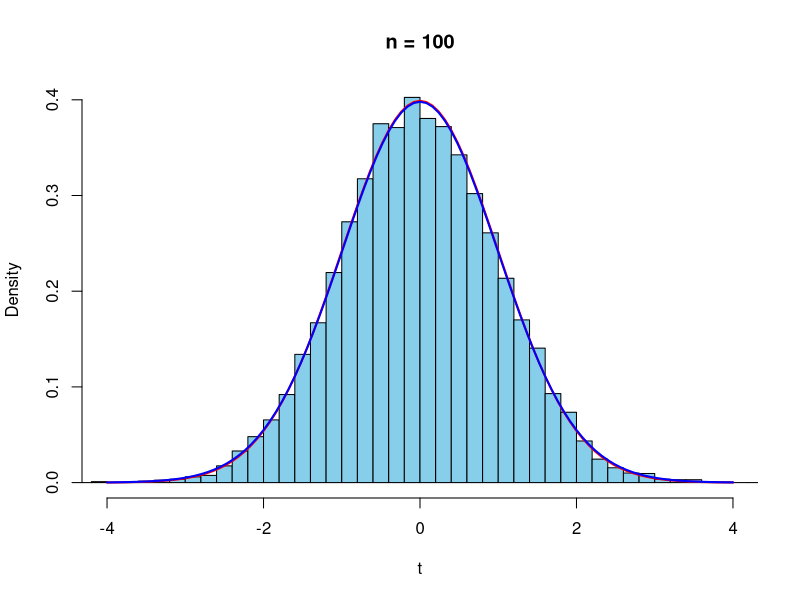
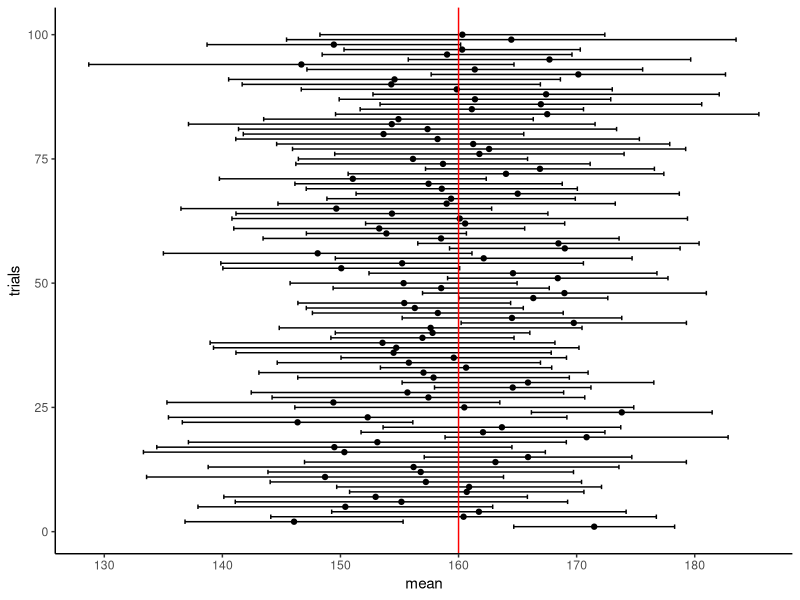

Write the R code that produced these figures, in order.
## ---- chunk 1
n <- 100
repdata <- replicate(10000, rnorm(n))
t <-apply(repdata, 2, function(x) {
  (mean(x))*sqrt(n)/sd(x)
})
hist(t, prob=TRUE,xlim=c(-4,4),
     breaks=seq(-ceiling(max(abs(t))),ceiling(max(abs(t))),0.2),
     col="skyblue", main = paste("n =", n))
curve(dnorm(x,0,1),-4,4,col="red",lwd=2,add=TRUE)
curve(dt(x,n-1),-4,4,col="blue",lwd=2,add=TRUE)
## ---- chunk 2
library(tidyverse)

CItest<-function(m,s,n,r) {
  rdata<-replicate(r,{
    ex<-rnorm(n,m,s)
    m<-mean(ex)
    ci<-1.96*sd(ex)/sqrt(n)
    c(m-ci,m,m+ci)
  })
  rdata<-data.frame(1:r,t(rdata))
  colnames(rdata)<-c("trials","minci","mean","maxci")
  sr<-sum(rdata$minci<m & rdata$maxci > m)/r
  cat(paste("正答率: ",sr))
  ggplot2::ggplot(data = rdata, aes(x = mean ,y = trials)) +
    geom_point() +
    geom_errorbarh(aes(xmin=minci, xmax=maxci)) +
    geom_vline(xintercept = m, color="red") +
    theme_classic()
}
CItest(160,20,10,100)
## ---- chunk 3
n <- 10
x <- rnorm(n, 165, 10)
t.test(x, mu = 160)
